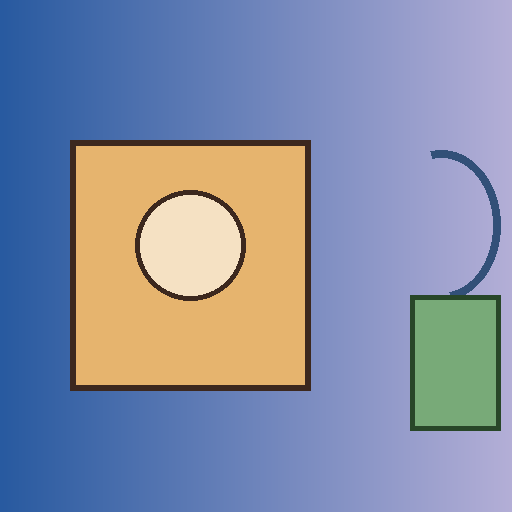
#> input picture testing/zimage_outpaint_train/target/0000.png, 512 x 512 px, given as the content of the folder ../testing/zimage_outpaint_train/target/0000.png, which was not available
$ python build_green_outpaint_dataset.py --source ../testing/zimage_outpaint_train/target/0000.png --output out.png
#> lines starting #> are read from the running program, lines starting #| are printed output that depends on the picture; after the words box and inside, x2 and y2 are one past the last pixel; in counts of white or black regions, pixels touching at a corner belong together; pictures that were not available may be replaced by others from this repository, and a replacement may not be noted
import argparse
import csv
import html
import re
import shutil
from pathlib import Path

from PIL import Image


IMAGE_EXTS = {".jpg", ".jpeg", ".png", ".webp", ".bmp", ".tif", ".tiff"}
GREEN = (0, 255, 0)


def clean_text(value: str) -> str:
    value = html.unescape(value or "")
    value = re.sub(r"<[^>]+>", " ", value)
    value = re.sub(r"\s+", " ", value).strip()
    value = re.sub(r"^File:", "", value).strip()
    value = re.sub(r"\.[A-Za-z0-9]{2,5}$", "", value).strip()
    return value


def first_sentence(value: str) -> str:
    parts = re.split(r"(?<=[.!?])\s+", value.strip(), maxsplit=1)
    return parts[0].strip() if parts else value.strip()


def load_attribution(source_dir: Path) -> dict[str, dict[str, str]]:
    attribution_path = source_dir / "attribution.csv"
    if not attribution_path.exists():
        return {}
    with attribution_path.open("r", encoding="utf-8-sig", newline="") as f:
        return {row["filename"]: row for row in csv.DictReader(f)}


def source_caption(image_path: Path, attribution: dict[str, dict[str, str]]) -> str:
    row = attribution.get(image_path.name, {})
    description = clean_text(row.get("description", ""))
    title = clean_text(row.get("title", "")) or clean_text(image_path.stem)
    if description:
        base = description
    elif title and not title.lower().startswith("picsum_"):
        base = title
    else:
        base = "A high resolution photographic scene with natural composition and realistic detail"
    base = first_sentence(base)
    if not base.endswith("."):
        base += "."
    return base


def center_crop_box(width: int, height: int, aspect_width: int, aspect_height: int) -> tuple[int, int, int, int]:
    target_ratio = aspect_width / aspect_height
    current_ratio = width / height
    if current_ratio > target_ratio:
        crop_w = round(height * target_ratio)
        left = (width - crop_w) // 2
        return left, 0, left + crop_w, height
    crop_h = round(width / target_ratio)
    top = (height - crop_h) // 2
    return 0, top, width, top + crop_h


def edge_fractions(index: int, portrait: bool) -> tuple[float, float, float, float]:
    # Deterministic variety without requiring a sidecar random state.
    if portrait:
        left = 0.14 + ((index * 17) % 10) / 100
        right = 0.14 + ((index * 23 + 3) % 10) / 100
        top = 0.12 + ((index * 29 + 5) % 11) / 100
        bottom = 0.12 + ((index * 31 + 7) % 11) / 100
    else:
        left = 0.16 + ((index * 13) % 12) / 100
        right = 0.16 + ((index * 19 + 4) % 12) / 100
        top = 0.10 + ((index * 11 + 2) % 10) / 100
        bottom = 0.10 + ((index * 7 + 6) % 10) / 100
    return left, right, top, bottom


def make_pair(
    target: Image.Image,
    index: int,
    portrait: bool,
    side_mode: str,
) -> tuple[Image.Image, Image.Image, dict[str, int]]:
    width, height = target.size
    left_f, right_f, top_f, bottom_f = edge_fractions(index, portrait)
    left = max(32, round(width * left_f))
    right = max(32, round(width * right_f))
    top = max(32, round(height * top_f))
    bottom = max(32, round(height * bottom_f))

    control = target.copy()
    mask = Image.new("L", (width, height), 0)

    if side_mode == "all":
        bands = [
            (0, 0, left, height),
            (width - right, 0, width, height),
            (0, 0, width, top),
            (0, height - bottom, width, height),
        ]
        active_sides = "left,right,top,bottom"
    elif side_mode == "two":
        if portrait:
            bands = [
                (0, 0, width, top),
                (0, height - bottom, width, height),
            ]
            active_sides = "top,bottom"
        else:
            bands = [
                (0, 0, left, height),
                (width - right, 0, width, height),
            ]
            active_sides = "left,right"
    else:
        raise ValueError(f"Unknown side_mode {side_mode}")

    for band in bands:
        control.paste(GREEN, band)
        mask.paste(255, band)

    return control, mask, {
        "left": left if "left" in active_sides else 0,
        "right": right if "right" in active_sides else 0,
        "top": top if "top" in active_sides else 0,
        "bottom": bottom if "bottom" in active_sides else 0,
        "active_sides": active_sides,
    }


def render_variant(
    image: Image.Image,
    source_path: Path,
    out_root: Path,
    sample_id: str,
    index: int,
    portrait: bool,
    side_mode: str,
    caption_base: str,
) -> dict[str, str | int]:
    if portrait:
        box = center_crop_box(image.width, image.height, 9, 16)
        target_size = (2160, 3840)
        variant = "portrait_9x16" if side_mode == "all" else "portrait_9x16_top_bottom"
        orientation_caption = (
            "The training target is a vertical 9:16 outpaint with neon green border regions to replace."
        )
    else:
        box = center_crop_box(image.width, image.height, 16, 9)
        target_size = (3840, 2160)
        variant = "landscape_16x9" if side_mode == "all" else "landscape_16x9_left_right"
        orientation_caption = "The training target is a wide 16:9 outpaint with neon green border regions to replace."

    target = image.crop(box).resize(target_size, Image.Resampling.LANCZOS)
    control, mask, border = make_pair(target, index=index, portrait=portrait, side_mode=side_mode)

    stem = f"{sample_id}_{variant}"
    target_path = out_root / "target" / f"{stem}.jpg"
    control_path = out_root / "control" / f"{stem}.png"
    mask_path = out_root / "mask" / f"{stem}.png"
    caption_path = out_root / "target" / f"{stem}.txt"

    target.save(target_path, quality=95, optimize=True)
    control.save(control_path, optimize=True)
    mask.save(mask_path, optimize=True)

    caption = (
        f"{caption_base} "
        "Fill only the neon green areas with coherent continuation of the scene, matching perspective, lighting, texture, and detail. "
        f"{orientation_caption}"
    )
    caption_path.write_text(caption + "\n", encoding="utf-8")

    return {
        "sample": stem,
        "variant": variant,
        "source": str(source_path),
        "target": str(target_path),
        "control": str(control_path),
        "mask": str(mask_path),
        "caption": str(caption_path),
        "width": target_size[0],
        "height": target_size[1],
        "side_mode": side_mode,
        "crop_left": box[0],
        "crop_top": box[1],
        "crop_right": box[2],
        "crop_bottom": box[3],
        **border,
    }


def main() -> None:
    parser = argparse.ArgumentParser()
    parser.add_argument("--source", required=True)
    parser.add_argument("--output", required=True)
    parser.add_argument("--limit", type=int, default=None)
    parser.add_argument(
        "--variant-set",
        choices=["all", "all_edges", "two_side"],
        default="all",
        help="Which edge-mask variants to generate.",
    )
    parser.add_argument("--overwrite", action="store_true")
    args = parser.parse_args()

    source_dir = Path(args.source)
    out_root = Path(args.output)
    if not source_dir.exists():
        raise FileNotFoundError(source_dir)

    if out_root.exists() and args.overwrite:
        shutil.rmtree(out_root)
    for child in ["target", "control", "mask"]:
        (out_root / child).mkdir(parents=True, exist_ok=True)

    image_paths = sorted(p for p in source_dir.iterdir() if p.suffix.lower() in IMAGE_EXTS)
    if args.limit is not None:
        image_paths = image_paths[: args.limit]

    attribution = load_attribution(source_dir)
    existing_rows = []
    manifest_path = out_root / "manifest.csv"
    if manifest_path.exists() and not args.overwrite:
        with manifest_path.open("r", encoding="utf-8", newline="") as f:
            existing_rows = list(csv.DictReader(f))
    existing_samples = {row.get("sample") for row in existing_rows}

    if args.variant_set == "all":
        variant_modes = [False, True]
        side_modes = ["all", "two"]
    elif args.variant_set == "all_edges":
        variant_modes = [False, True]
        side_modes = ["all"]
    else:
        variant_modes = [False, True]
        side_modes = ["two"]

    manifest_rows = []
    failures = []
    for index, image_path in enumerate(image_paths):
        sample_id = f"{index + 1:04d}"
        try:
            with Image.open(image_path) as img:
#> img is the input picture: PIL image 512x512 RGB; mean R, G, B 133.6, 141.8, 165.8
                img = img.convert("RGB")
                caption_base = source_caption(image_path, attribution)
                for portrait in variant_modes:
                    for side_mode in side_modes:
                        preview_variant = (
                            "portrait_9x16"
                            if portrait and side_mode == "all"
                            else "portrait_9x16_top_bottom"
                            if portrait
                            else "landscape_16x9"
                            if side_mode == "all"
                            else "landscape_16x9_left_right"
                        )
                        if f"{sample_id}_{preview_variant}" in existing_samples:
                            continue
                        manifest_rows.append(
                            render_variant(
                                img,
                                image_path,
                                out_root,
                                sample_id,
                                index,
                                portrait,
                                side_mode,
                                caption_base,
                            )
                        )
#> this loop made 2 passes
#> pass 1, in render_variant, `target = image.crop(box).resize(target_size, Image.Resampling.LANCZOS)`:
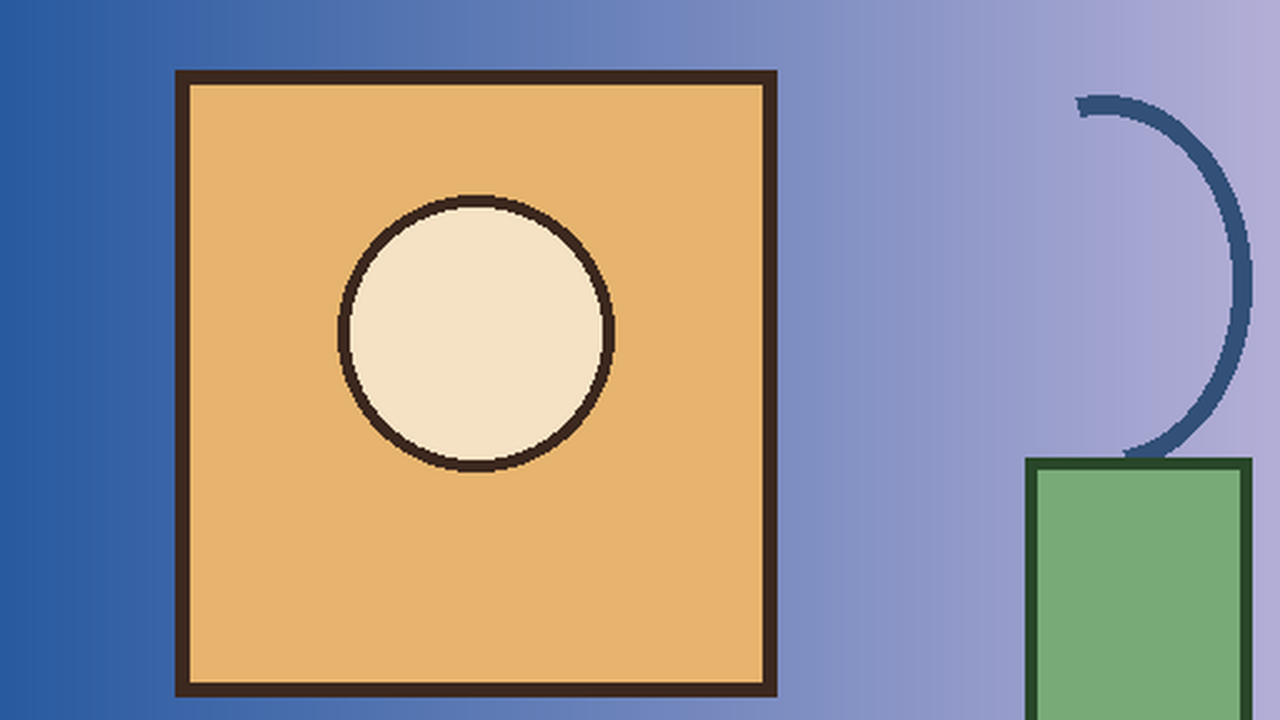
#> target: PIL image 3840x2160 RGB (shown at 1/3 size); mean R, G, B 153.6, 149.9, 151.4
#> pass 1, in render_variant, `control, mask, border = make_pair(target, index=index, portrait=portra..`:
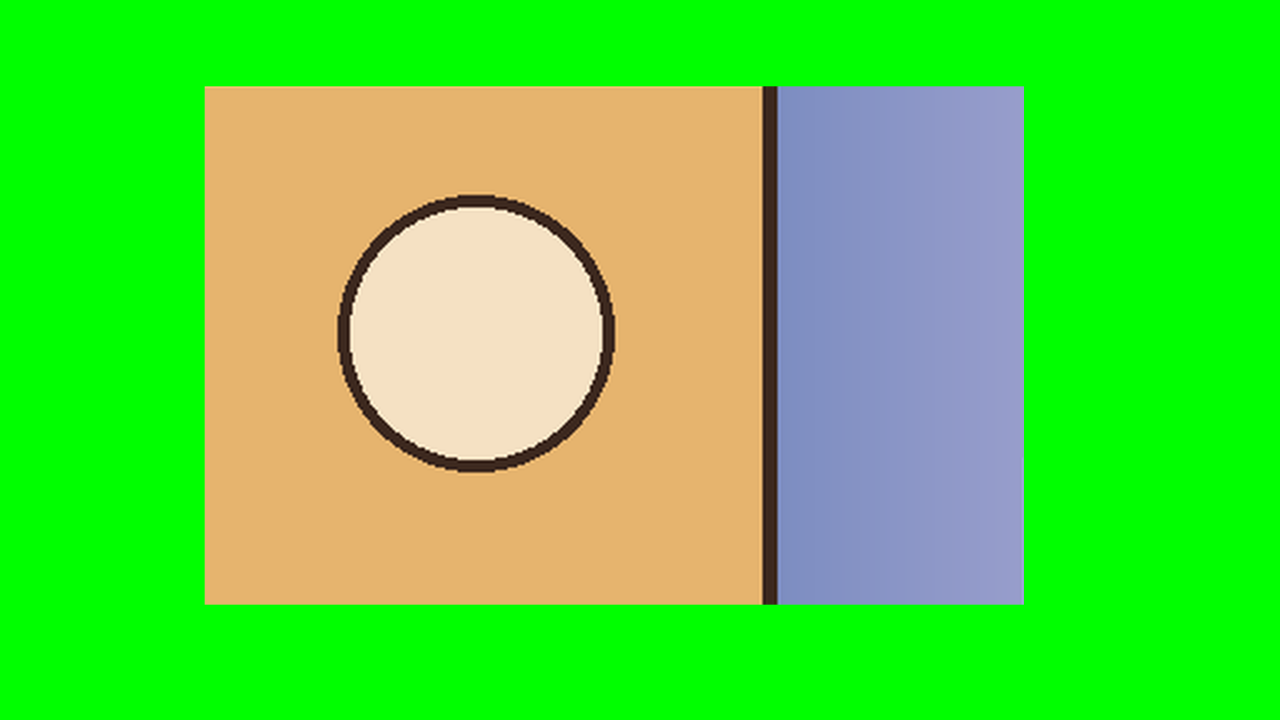
#> control: PIL image 3840x2160 RGB (shown at 1/3 size); mean R, G, B 90.7, 215.9, 66
#> pass 1, in render_variant, `control, mask, border = make_pair(target, index=index, portrait=portra..`:
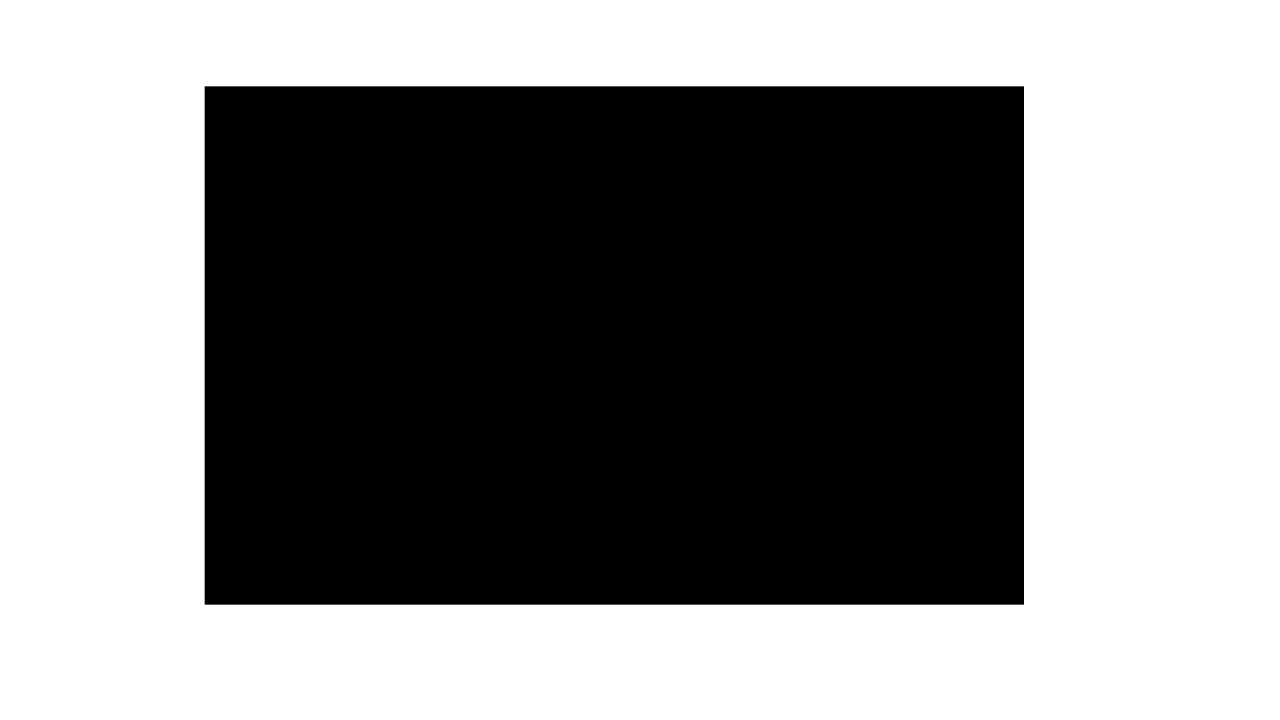
#> mask: PIL image 3840x2160 L (shown at 1/3 size); 53.9% white; 1 black region, box (x1, y1, x2, y2) and area: (614, 259, 3072, 1814) 3822190
#> after the loop, manifest_rows = 4 items
        except Exception as exc:
            failures.append({"source": str(image_path), "error": str(exc)})

    combined_rows = existing_rows + manifest_rows
#> combined_rows = 4 items
    if combined_rows:
        with manifest_path.open("w", encoding="utf-8", newline="") as f:
            fieldnames = []
            for row in combined_rows:
                for key in row.keys():
                    if key not in fieldnames:
                        fieldnames.append(key)
#> this loop made 4 passes
#> after the loop, fieldnames = ['sample', 'variant', 'source', 'target', 'control', 'mask', 'caption', 'width', 'height', 'side_mode', 'crop_left', 'crop_top', 'crop_right', 'crop_bottom', 'left', 'right', 'top', 'bottom', 'active_sides']
            writer = csv.DictWriter(f, fieldnames=fieldnames)
            writer.writeheader()
            writer.writerows(combined_rows)

    failures_path = out_root / "failures.csv"
    if failures:
        with failures_path.open("w", encoding="utf-8", newline="") as f:
            writer = csv.DictWriter(f, fieldnames=["source", "error"])
            writer.writeheader()
            writer.writerows(failures)

    readme = out_root / "README.md"
    readme.write_text(
        "# Z-Image Green Outpaint Dataset\n\n"
        f"Source folder: `{source_dir}`\n\n"
        f"Validated source images: {len(image_paths) - len(failures)}\n\n"
        f"Generated paired samples: {len(combined_rows)}\n\n"
        "- `target/`: completed training targets with `.txt` captions.\n"
        "- `control/`: matching RGB PNGs with exact `(0, 255, 0)` neon green border regions.\n"
        "- `mask/`: matching grayscale PNG masks where white is the generated/outpaint region.\n"
        "- Each source image can get 16:9 landscape and 9:16 portrait samples.\n"
        "- Variants include all-edge masks plus two-side masks: left/right for 16:9 and top/bottom for 9:16.\n",
        encoding="utf-8",
    )

    print(f"source_images={len(image_paths)}")
    print(f"new_samples={len(manifest_rows)}")
#| new_samples=4
    print(f"total_samples={len(combined_rows)}")
#| total_samples=4
    print(f"failures={len(failures)}")
    print(f"output={out_root}")


if __name__ == "__main__":
    main()
